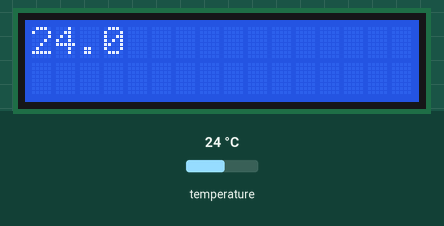
The sketch below on a simulated Arduino Uno, built with avr-gcc and run on an emulated ATmega328P. Shown: 16×2 character LCD. The inputs (shaded band) are chosen by the test bench; at power-on: temperature 24 °C. What the sketch prints to the serial monitor is not drawn.

Above: at 1.2 s.
1.3 s: temperature set to 12 °C
At 3.8 s:
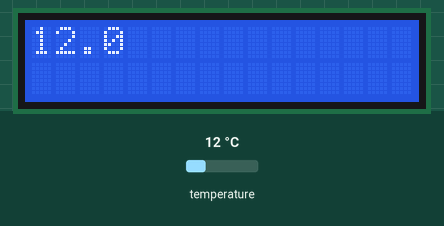
4.1 s: temperature set to 19 °C
At 5.4 s:
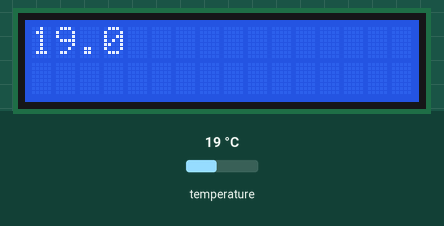
6.6 s: temperature set to 28 °C
At 8.4 s:
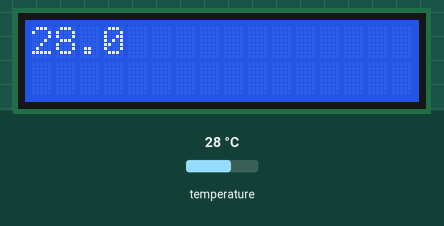
Timing chart, 0 to 9.9 s (numbered marks = the images above; inputs shaded):
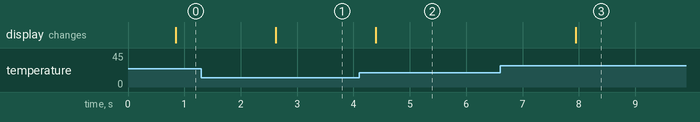

Measured:
- after the input at 1.3 s, the display: changes after 1.3 s (image 1)
- after the input at 4.1 s, the display: changes after 0.30 s (image 2)
- after the input at 6.6 s, the display: changes after 1.3 s (image 3)

The sketch:

4_urok_2_zadanie.ino
```cpp
#include <OneWire.h>
#include <DallasTemperature.h>
#include <LiquidCrystal_I2C.h>
#include <Wire.h>

const int shinaPin = 2;
const int displayPin1 = A4;
const int displayPin2 = A5;
OneWire oneWire(shinaPin);
DallasTemperature sensors(&oneWire);
LiquidCrystal_I2C lcd(0x27, 16, 2);

void setup() {
  lcd.init();
  lcd.backlight();
  Serial.begin(9600);
  sensors.begin();
}

void loop() {
  sensors.requestTemperatures();
  float temp = sensors.getTempCByIndex(0);
  lcd.clear();
  lcd.setCursor(0, 0);
  Serial.print(temp, 1);
  lcd.print(temp, 1);
  delay(1000);
}
```
